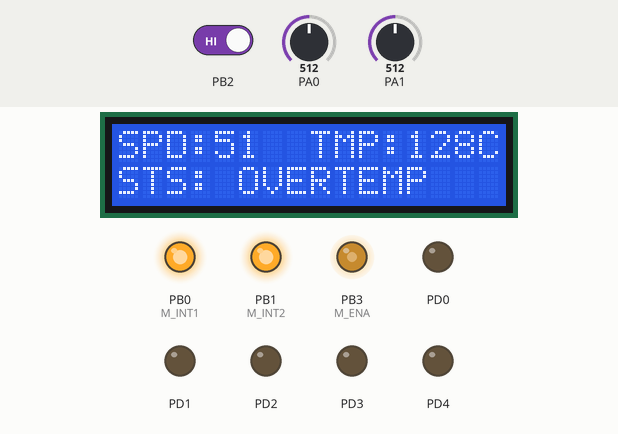
Simulated run of this program. Board: ATmega16, built with avr-gcc and emulated at 1 MHz. On the bench: 16×2 character LCD, output pins drawn as LEDs (lit = HIGH). Wiring (inferred from the names in the program): character LCD (HD44780): RS PD5; R/W PD6; E PD7; data PC0, PC1, PC2, PC3, PC4, PC5, PC6, PC7. Inputs (shaded band) come from the test bench; at power-on: PA1 = 512, PA0 = 512, PB2 HIGH. Pins used as bus, display or sensor lines are not drawn.

Above: at 1.8 s.
1.9 s: PA1 set to 407
At 3.1 s:
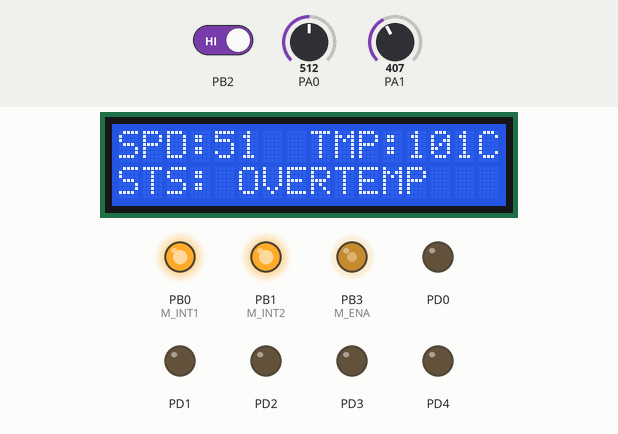
3.4 s: PA1 set to 389
At 4.4 s:
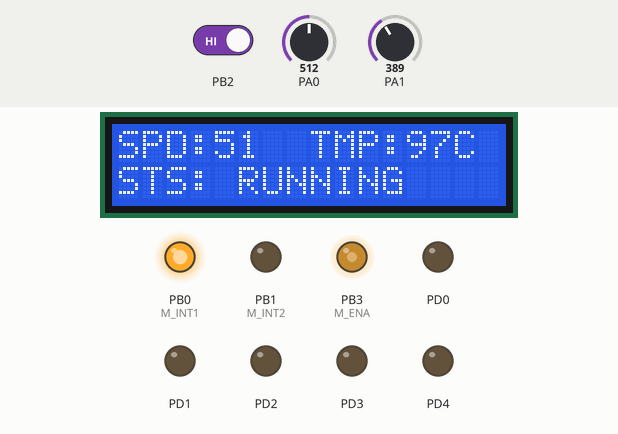
4.9 s: PA0 set to 716
At 5.5 s:
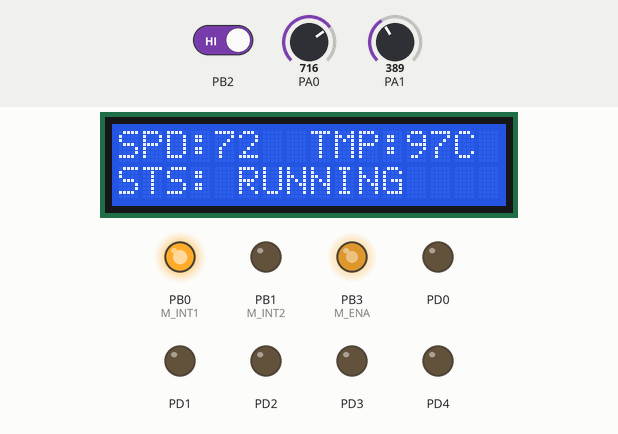
6.4 s: PA0 set to 900
At 6.7 s:
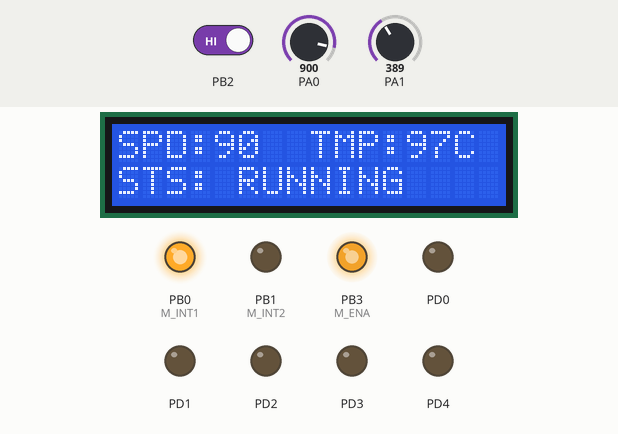
7.9 s: PB2 driven LOW
At 8.8 s:
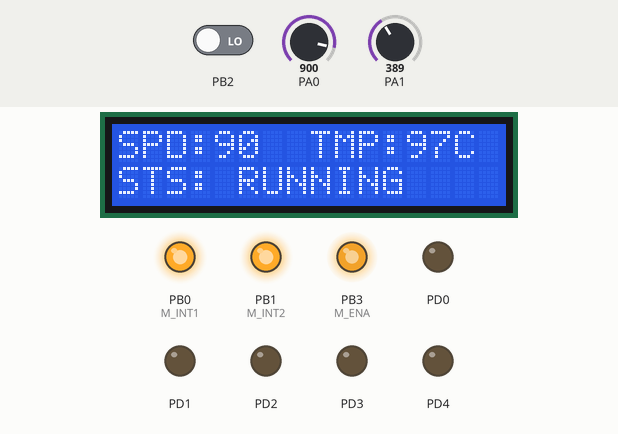
9.4 s: PA0 set to 240
At 11.3 s:
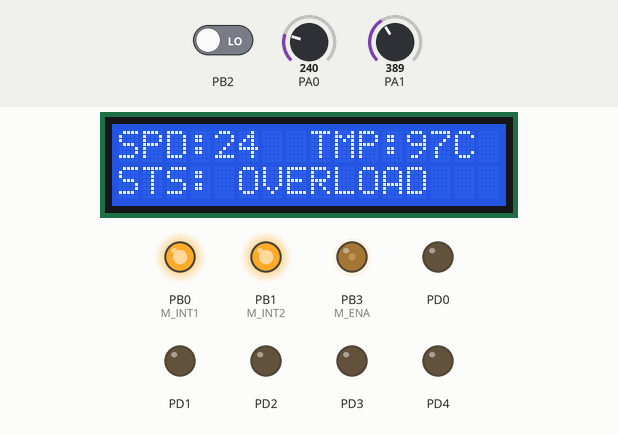
Timing chart, 0 to 12.8 s (numbered marks = the images above; inputs shaded):
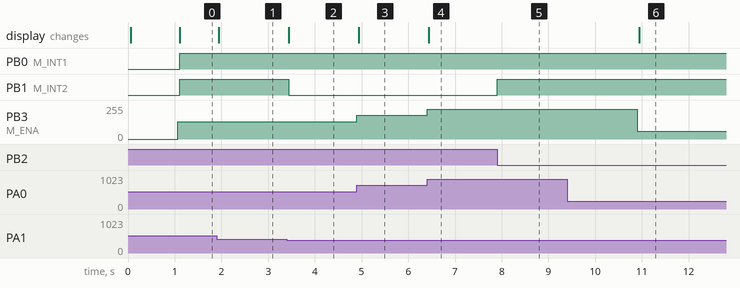

Measured:
- the behaviour switches between 400 and 399 on PA1 (found by bisection; images 1 and 2)
- after the input at 1.9 s, the display: changes at once (image 1)
- after the input at 3.4 s, PB1 (M_INT2): HIGH → LOW at once; the display: changes at once (image 2)
- after the input at 4.9 s, PB3 (M_ENA): 128/255 → 179/255 at once; the display: changes at once (image 3)
- after the input at 6.4 s, PB3 (M_ENA): 179/255 → 225/255 at once; the display: changes at once (image 4)
- after the input at 7.9 s, PB1 (M_INT2): LOW → HIGH at once
- after the input at 9.4 s, PB3 (M_ENA): 225/255 → 60/255 after 1.5 s; the display: changes after 1.5 s (image 6)

The program:

main.c
```c
/*
 * controller.c
 *
 * Created: 5/26/2022 5:12:59 AM
 * Author : koshala
 */

#define F_CPU 1000000UL /*CPU Frequency 1MHz */
#include <avr/io.h>
#include <util/delay.h>
#include <avr/interrupt.h>
#include <string.h>
#include <stdlib.h>
#include <stdio.h>

#define LCD_Data_Dir DDRC		/* Define LCD data port direction to PORTB */
#define LCD_Command_Dir DDRD 	/* Define LCD command port direction register to PORTC*/
#define LCD_Data_Port PORTC		/* Define LCD data port */
#define LCD_Command_Port PORTD 	/* Define LCD data port */
#define RS PD5					/* Define Register Select pin */
#define RW PD6					/* Define Read/Write signal pin */
#define EN PD7					/* Define Enable signal pin */

#define M_INT1 PB0				// Define INT1 pin of H-BRIDGE
#define M_INT2 PB1				// Define INT2 pin of H-BRIDGE
#define M_ENA PB3				// Define ENA pin of H-BRIDGE


/*-------------------------------------------------------- Display control - START ---------------------------------------------------*/

void LCD_Command(unsigned char cmnd)
{
	LCD_Data_Port = cmnd;
	LCD_Command_Port &= ~(1<<RS); /* RS=0 command reg. */
	LCD_Command_Port &= ~(1<<RW); /* RW=0 Write operation */
	LCD_Command_Port |= (1<<EN); /* Enable pulse */
	_delay_us(1);
	LCD_Command_Port &= ~(1<<EN);
	_delay_ms(3);
}

void LCD_Char (unsigned char char_data) /* LCD data write function */
{
	LCD_Data_Port= char_data;
	LCD_Command_Port |= (1<<RS); /* RS=1 Data reg. */
	LCD_Command_Port &= ~(1<<RW); /* RW=0 write operation */
	LCD_Command_Port |= (1<<EN); /* Enable Pulse */
	_delay_us(1);
	LCD_Command_Port &= ~(1<<EN);
	_delay_ms(1);
}

void LCD_Init (void)		/* LCD Initialize function */
{
	LCD_Command_Dir = 0xFF; /* Make LCD command port direction as o/p */
	LCD_Data_Dir = 0xFF;	/* Make LCD data port direction as o/p */
	_delay_ms(20);			/* LCD Power ON delay always >15ms */
	LCD_Command (0x38);		/* Initialization of 16X2 LCD in 8bit mode */
	LCD_Command (0x0C);		/* Display ON Cursor OFF */
	LCD_Command (0x06);		/* Auto Increment cursor */
	LCD_Command (0x01);		/* Clear display */
	LCD_Command (0x80);		/* Cursor at home position */
}

void LCD_String (char *str) /* Send string to LCD function */
{
	int i;
	for(i=0;str[i]!=0;i++) /* Send each char of string till the NULL */
	{
		LCD_Char (str[i]);
	}
}

void LCD_String_xy (char row, char pos, char *str)	/* Send string to LCD with xy position */
{
	if (row == 0 && pos<16)
	LCD_Command((pos & 0x0F)|0x80);					/* Command of first row and required position<16 */
	else if (row == 1 && pos<16)
	LCD_Command((pos & 0x0F)|0xC0);					/* Command of first row and required position<16 */
	LCD_String(str);								/* Call LCD string function */
}

void LCD_Clear()
{
	LCD_Command (0x01);								/* clear display */
	LCD_Command (0x80);								/* cursor at home position */

}

//---------------------------------------

int pre_speed;
int pre_temp;
int pre_load;
char STATUS[20];
char space[5];

void Display(int line1, int line2, int line3) {


	if( (pre_speed != line1) || (pre_temp != line2) || (pre_load != line3)){


			if (line1 < 10){			//this is to put a space in between speed and temp values
				char spc[5]= "   ";
				strcpy(space,spc);
			}else if (line1 < 100 ){
				char spc[5]= "  ";
				strcpy(space,spc);
			} else {
				char spc[5]= " ";
				strcpy(space,spc);
			}

		char STSA[20]= "STS: RUNNING";
		char STSB[20]= "STS: OVERLOAD";
		char STSC[20]= "STS: OVERTEMP";
		char str0[10]= "SPD:";
		char line1_text[16];

		char strA[16]= "TMP:";
		char strB[5]= "C";
		char line1_text2[16];

		char final_speed[20];
		char final_temp[20];

		sprintf(line1_text, "%d", line1);
		sprintf(line1_text2, "%d", line2);

		strcat(line1_text,space);
		strcat(str0,line1_text);
		strcpy(final_speed,str0);

		strcat(line1_text2,strB);
		strcat(strA,line1_text2);
		strcpy(final_temp,strA);

		strcat(final_speed,final_temp);

			if( pre_temp != line2 ){		 // sets status to over-temperature..
				if (line2 >= 100 ){
					strcpy(STATUS,STSC);
					}else{
					strcpy(STATUS,STSA);
				}
			}

			if ( pre_load != line3 ){		// sets status to over-load..
				if (line3 == 1 ){
					strcpy(STATUS,STSB);
					}else{
					strcpy(STATUS,STSA);
				}
			}

		LCD_Command (0x01);
		LCD_String(final_speed);			//display line one.
		LCD_String_xy(1,0,STATUS);			//display line two.

	}
			pre_speed = line1;
			pre_temp = line2;
			pre_load = line3;

}

/*-------------------------------------------------------- Display control - END ----------------------------------------------------*/


/*------------------------------------------------------ ADC control - START -------------------------------------------------------*/

int setupADC_speed(void)					//A0 pin analog reading
{
	ADMUX = ((1 << REFS0) | (1 << REFS1)| (1 << ADLAR));
	ADCSRA = (1 << ADEN) | (1 << ADSC);
	while(ADCSRA & (1 << ADSC));
	ADCSRA|= (1<<ADIF);
	return ADCH;

}

int setupADC_temp(void)					//A1 pin analog reading
{
	ADMUX = ((1 << REFS0) | (1 << REFS1) | (1 << MUX0) | (1 << ADLAR));
	ADCSRA = (1 << ADEN) | (1 << ADSC);
	while(ADCSRA & (1 << ADSC));
	ADCSRA|= (1<<ADIF);
	return ADCH;

}

/*------------------------------------------------------ ADC control - END -------------------------------------------------------*/


/*---------------------------------------------------- MOTOR control - START ----------------------------------------------------*/

void motor(int mode_value, int temp_value, int direction_mode) {

		if (mode_value == 1)
		{
			if (temp_value >= 100){
				PORTB = ((1 << M_INT1) | (1 << M_INT2) | (1 << M_ENA));
			}else if (direction_mode == 1){
				PORTB = ((1 << M_INT1) | (1 << M_ENA));
			}else if(direction_mode == 2){
				PORTB = ((1 << M_INT2) | (1 << M_ENA));
			}
		}else if (mode_value == 2){
				PORTB = ((1 << M_INT1) | (1 << M_INT2) | (1 << M_ENA));
		}
}

/*---------------------------------------------------- MOTOR control - END ----------------------------------------------------*/


/*------------------------------------------------------ MAIN FUNCTION - START -------------------------------------------------------*/

void setup(){

	DDRB = ((1 << M_INT1) | (1 << M_INT2) | (1 << M_ENA));  // set direction to H-BRIDGE

	TCCR0 = (1<<WGM00) | (1<<COM01) | (1<<CS00);            // setting PWM PIN output

	DDRB |= (0 << PB2);
	PORTB |= (1 << PB2);
	GICR = (1 << INT2);
	MCUCSR &= ~(1 << ISC2);
	sei();

	LCD_Init();									/* Initialize LCD */
	LCD_String("ASSIGNMENT ONE");				/* write string on 1st line of LCD*/
	LCD_Command(0xC0);							/* Go to 2nd line*/
	LCD_String("EGT19418");						/* Write string on 2nd line*/
	_delay_ms(1000);
	LCD_Clear();

	setupADC_speed();							/* speed conversion starts*/
	setupADC_temp();							/* Temperature conversion starts*/

}

int overload = 0;
volatile uint8_t Direct = 0;
int direction = 0;
int temperature= 0;

int main(void)
{
	setup(); // Initiating the setup conditions..

	int SPEED_result= 0;
	int speed = 0;

	while(1){

		if (setupADC_speed()>=250)					// this makes the ADC error reduced..
		{
			speed = 255;
		}else{
			speed = setupADC_speed();
		}

		OCR0 = speed;

		direction = 1;						// This makes the controller to assume the motor is rotating in clockwise direction.

		SPEED_result = setupADC_speed()/2.48;
		temperature= setupADC_temp();


		Display(SPEED_result,temperature,overload); // calling the Display_line_one() to display speed, temp. and status in LCD.

		if (Direct !=0){
			motor(2,temperature, direction);
			overload = 1;
			_delay_ms(3000);
		}else{
			motor(1,temperature, direction);
			overload = 0;
		}

	}

}

ISR(INT2_vect){

		Direct = ~Direct;
}

/*------------------------------------------------------ MAIN FUNCTION - END -------------------------------------------------------*/
```
